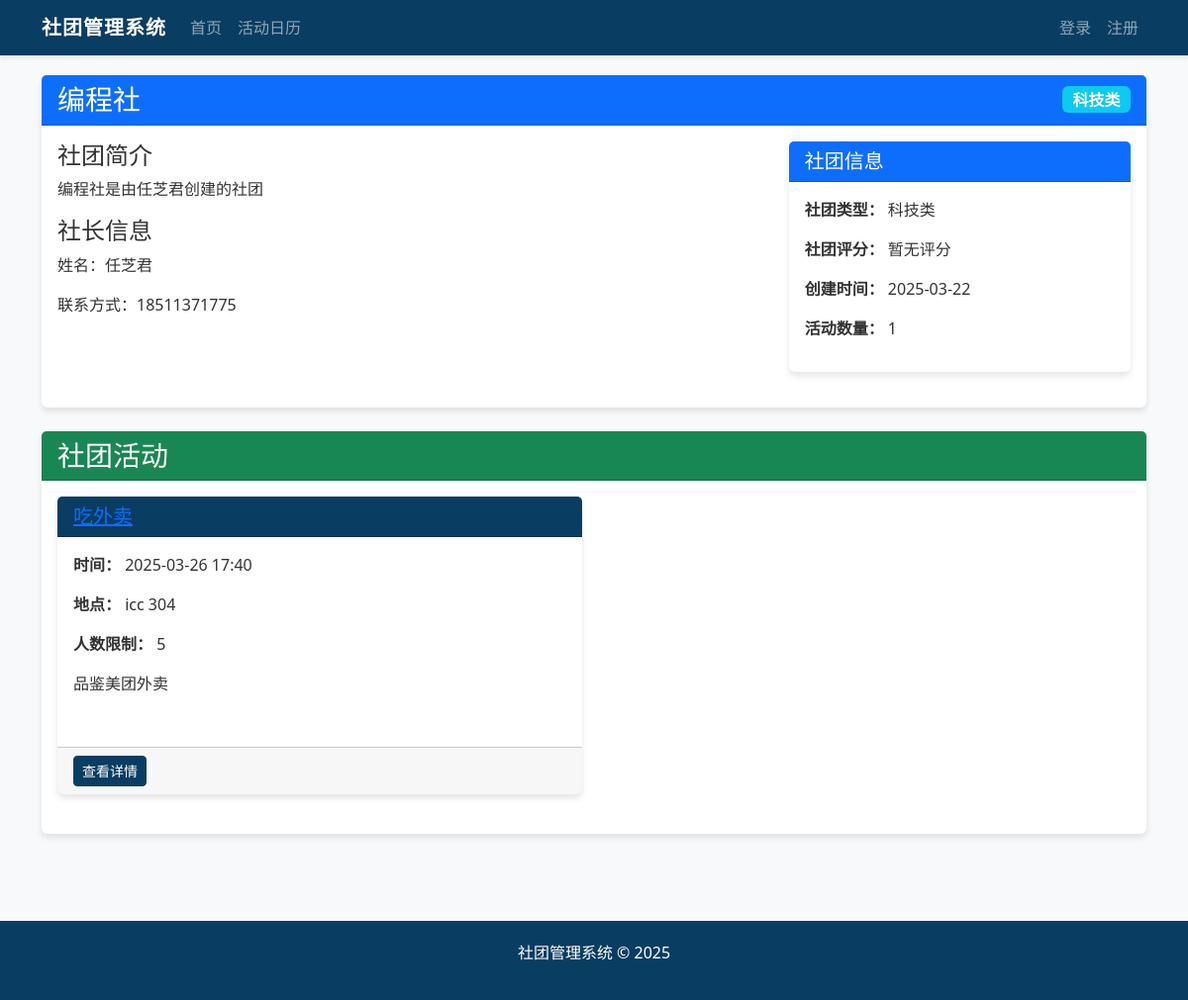
Page /club/3 on the committed database.
### app/models.py (models this page shows, shortened)
class Club(db.Model):
    __tablename__ = "clubs"
    id = db.Column(db.Integer, primary_key=True)
    name = db.Column(db.String(64), unique=True)
    description = db.Column(db.Text)
    president_contact = db.Column(db.String(64))
    type = db.Column(db.String(64))   # 社团类型：科技类、公益类、学术类、活动类、文化类、体育类、艺术类
    score = db.Column(db.Float, default=0)   # 社团分数
    leader_id = db.Column(db.Integer, db.ForeignKey('users.id'), nullable=True)
    teacher_id = db.Column(db.Integer, db.ForeignKey('users.id'), nullable=True)
    creator_id = db.Column(db.Integer, db.ForeignKey('users.id'), nullable=True)
    created_at = db.Column(db.DateTime, default=datetime.utcnow)
    activities = db.relationship('Activity', backref='club', lazy='dynamic')
    leader = db.relationship('User', foreign_keys=[leader_id], backref='led_club')
    teacher = db.relationship('User', foreign_keys=[teacher_id], backref='guided_club')
    creator = db.relationship('User', foreign_keys=[creator_id], backref='created_clubs')

class User(UserMixin, db.Model):
    __tablename__ = "users"
    id = db.Column(db.Integer, primary_key=True)
    username = db.Column(db.String(64), unique=True, index=True)
    password = db.Column(db.String(128))
    role = db.Column(db.String(20))  # super_admin, admin, club_leader, club_teacher, union, student
    real_name = db.Column(db.String(64))
    class_name = db.Column(db.String(64))  # 针对学生
    email = db.Column(db.String(120))
    phone = db.Column(db.String(20))
    leader_id = db.Column(db.Integer, db.ForeignKey('users.id'), nullable=True)
    is_approved = db.Column(db.Boolean, default=False)
    club_name = db.Column(db.String(64), nullable=True)
    created_at = db.Column(db.DateTime, default=datetime.utcnow)
    teachers = db.relationship('User', backref=db.backref('leader', remote_side=[id]), foreign_keys=[leader_id])

class Activity(db.Model):
    __tablename__ = "activities"
    id = db.Column(db.Integer, primary_key=True)
    title = db.Column(db.String(128))
    description = db.Column(db.Text)
    event_date = db.Column(db.DateTime)
    location = db.Column(db.String(128))
    published_at = db.Column(db.DateTime, default=datetime.utcnow)
    click_count = db.Column(db.Integer, default=0)
    enroll_count = db.Column(db.Integer, default=0)
    max_participants = db.Column(db.Integer, default=0)  # 0表示不限制人数
    feedback_score = db.Column(db.Float, default=0)  # 学生反馈综合评分
    approved = db.Column(db.Boolean, default=False)  # 活动帖审核状态
    publisher_id = db.Column(db.Integer, db.ForeignKey('users.id'), nullable=True)
    club_id = db.Column(db.Integer, db.ForeignKey('clubs.id'))
    creator_id = db.Column(db.Integer, db.ForeignKey('users.id'), nullable=True)
    publisher = db.relationship('User', foreign_keys=[publisher_id], backref='published_activities')
    creator = db.relationship('User', foreign_keys=[creator_id], backref='created_activities')
    comments = db.relationship('Comment', backref='activity', lazy='dynamic')
    participants = db.relationship('Registration', backref='activity', lazy='dynamic')

### app/views/club.py (the view)
@club_bp.route('/<int:club_id>')
def club_home(club_id):
    club = Club.query.get_or_404(club_id)
    activities = Activity.query.filter_by(club_id=club.id, approved=True).order_by(Activity.published_at.desc()).all()
    return render_template('club/club_home.html', club=club, activities=activities)

### app/templates/club/club_home.html (shortened to what this page needs)
{% extends "layout.html" %}
{% block content %}
<div class="card mb-4">
    <div class="card-header bg-primary text-white">
        <div class="d-flex justify-content-between align-items-center">
            <h3 class="mb-0">{{ club.name }}</h3>
            {% if club.type %}
                <span class="badge
                    {% if club.type == '科技类' %}bg-info
                    {% elif club.type == '公益类' %}bg-success
                    {% elif club.type == '学术类' %}bg-primary
                    {% elif club.type == '活动类' %}bg-warning
                    {% elif club.type == '文化类' %}bg-secondary
                    {% elif club.type == '体育类' %}bg-danger
                    {% elif club.type == '艺术类' %}bg-dark
                    {% else %}bg-secondary{% endif %} fs-6">
                    {{ club.type }}
                </span>
            {% endif %}
        </div>
    </div>
    <div class="card-body">
        <div class="row">
            <div class="col-md-8">
                <h4>社团简介</h4>
                <p>{{ club.description or '暂无社团简介' }}</p>
                {% if club.leader %}
                <h4>社长信息</h4>
                <p>姓名：{{ club.leader.real_name }}</p>
                <p>联系方式：{{ club.president_contact or club.leader.phone or club.leader.email or '未设置' }}</p>
                {% endif %}
            </div>
            <div class="col-md-4">
                <div class="card border-primary">
                    <div class="card-header bg-primary text-white">
                        <h5 class="mb-0">社团信息</h5>
                    </div>
                    <div class="card-body">
                        <p><strong>社团类型：</strong> {{ club.type or '未设置' }}</p>
                        <p><strong>社团评分：</strong> {{ club.score or '暂无评分' }}</p>
                        <p><strong>创建时间：</strong> {{ club.created_at.strftime('%Y-%m-%d') if club.created_at else '未知' }}</p>
                        <p><strong>活动数量：</strong> {{ activities|length }}</p>
                    </div>
                </div>
            </div>
        </div>
    </div>
</div>
<div class="card">
    <div class="card-header bg-success text-white">
        <h3 class="mb-0">社团活动</h3>
    </div>
    <div class="card-body">
        {% if activities %}
            <div class="row">
                {% for activity in activities %}
                    <div class="col-md-6 mb-4">
                        <div class="card h-100">
                            <div class="card-header">
                                <h5 class="mb-0">
                                    <a href="{{ url_for('main.view_activity', activity_id=activity.id) }}">
                                        {{ activity.title }}
                                    </a>
                                </h5>
                            </div>
                            <div class="card-body">
                                <p><strong>时间：</strong> {{ activity.event_date.strftime('%Y-%m-%d %H:%M') }}</p>
                                <p><strong>地点：</strong> {{ activity.location }}</p>
                                <p><strong>人数限制：</strong> {{ activity.max_participants if activity.max_participants > 0 else '不限' }}</p>
                                <p>{{ activity.description|truncate(100) }}</p>
                            </div>
                            <div class="card-footer">
                                <a href="{{ url_for('main.view_activity', activity_id=activity.id) }}" class="btn btn-sm btn-primary">查看详情</a>
                            </div>
                        </div>
                    </div>
                {% endfor %}
            </div>
        {% else %}
            <div class="alert alert-info">
                <p class="mb-0">该社团暂无活动。</p>
            </div>
        {% endif %}
    </div>
</div>
{% endblock %}

### app/templates/layout.html (style rules this page uses)
:root { --primary-color: #0a3d62; --secondary-color: #3c6382; --accent-color: #60a3bc; --light-bg: #f8f9fa; --dark-text: #333; }
body { font-family: "Microsoft YaHei", "Segoe UI", Roboto, sans-serif; background-color: var(--light-bg); color: var(--dark-text); min-height: 100vh; display: flex; flex-direction: column; }
.card { box-shadow: 0 4px 6px rgba(0, 0, 0, 0.1); border: none; margin-bottom: 20px; }
.card-header { font-weight: bold; background-color: var(--primary-color); color: white; }
.btn-primary { background-color: var(--primary-color); border-color: var(--primary-color); }

### rows in the picture
Club: name "编程社", type "科技类", description "编程社是由任芝君创建的社团", president_contact.phone "18511371775", score "暂无评分", created_at "2025-03-22"
User: leader.real_name "任芝君"
Activity: title "吃外卖", event_date "2025-03-26 17:40", location "icc 304", max_participants "5", description "品鉴美团外卖"

### other values in the picture
{{ activities|length }} "1"
